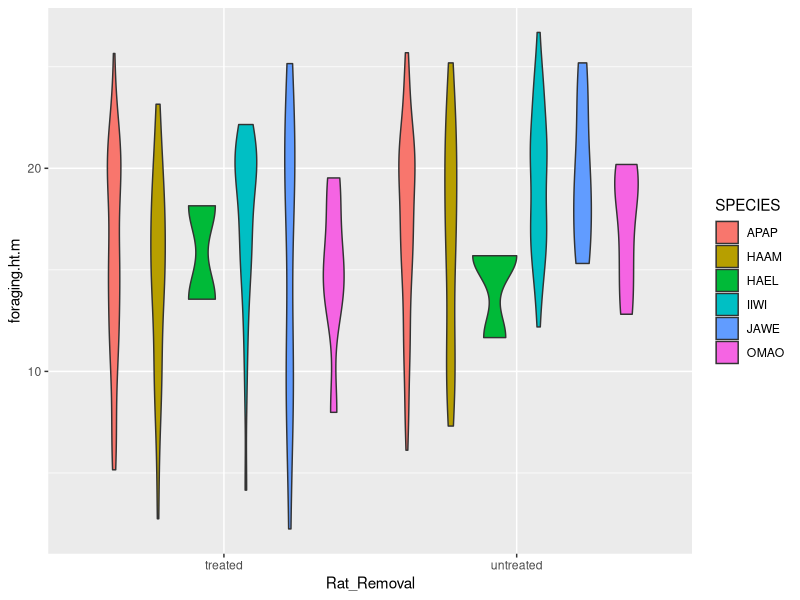
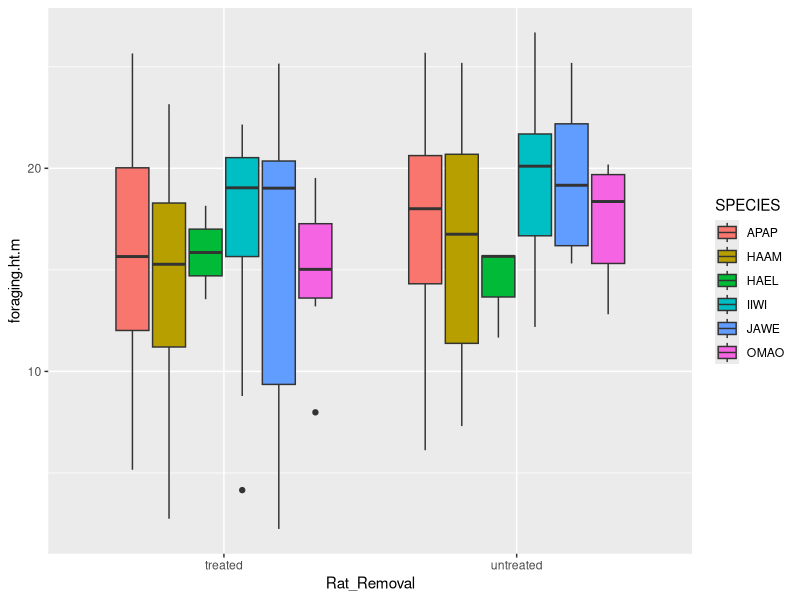
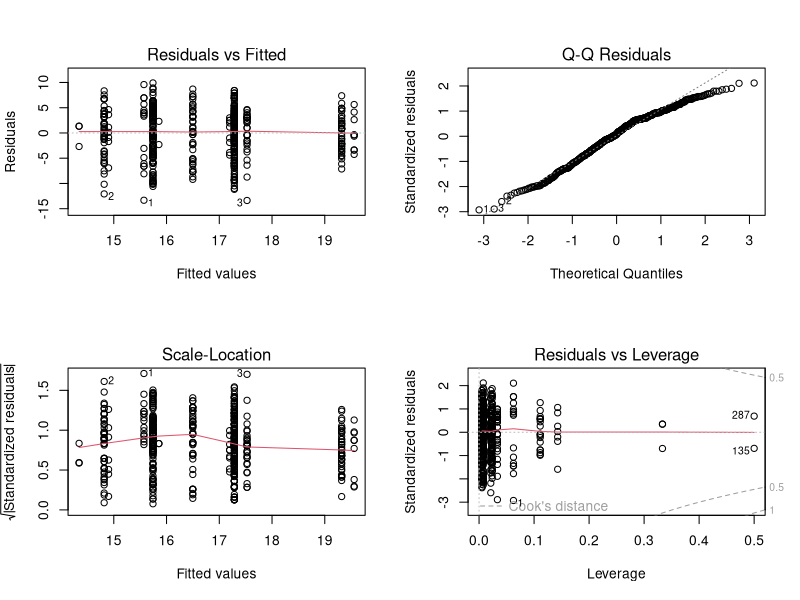
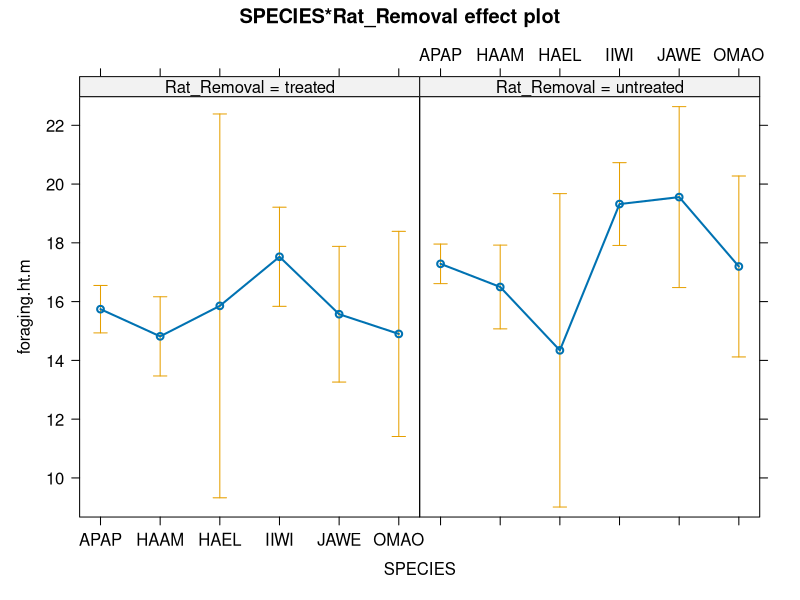
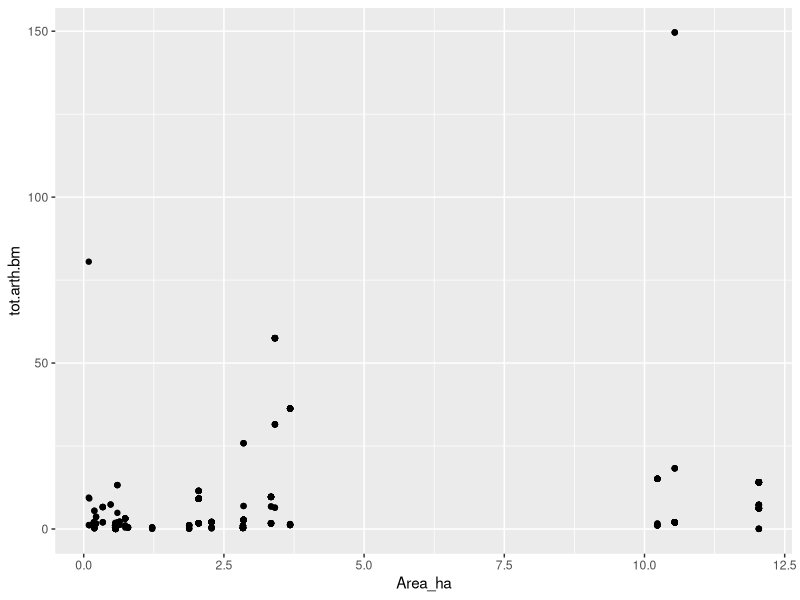
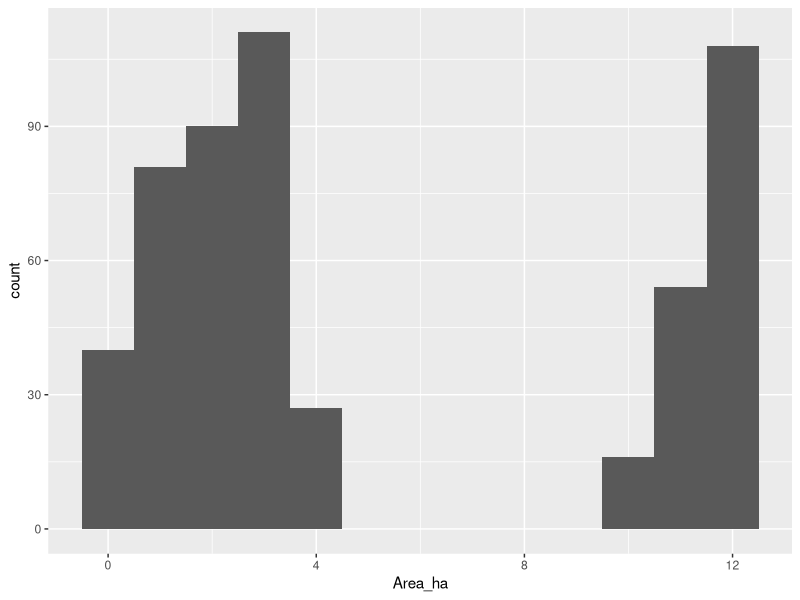
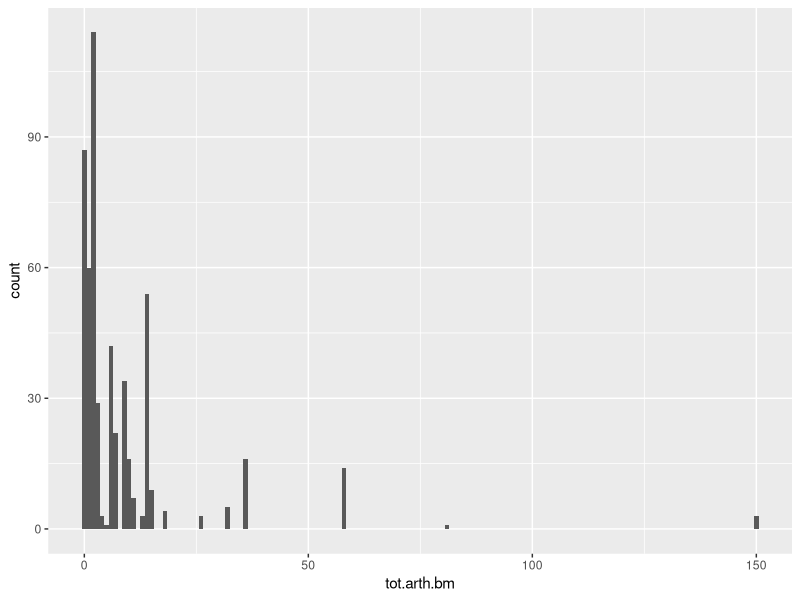
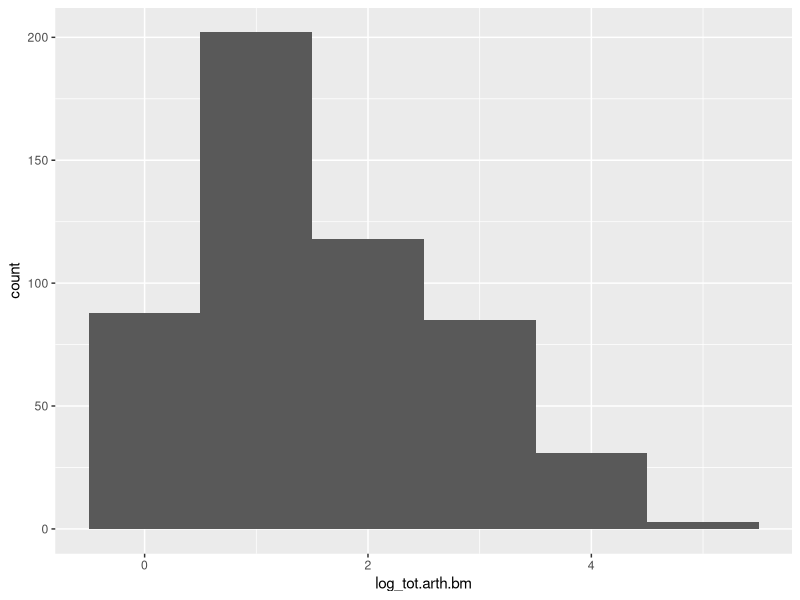

Write R code to recreate these figures, in order.
## ---- chunk 1
library(tidyverse)
library(effects)

bird_data <- read_csv('data/foraging.height.edit.csv')
## ---- chunk 2
bird_data %>%
  group_by(SPECIES, Rat_Removal) %>%
  summarize(count = n())
## ---- chunk 3
ggplot(bird_data, aes(Rat_Removal, foraging.ht.m, 
                 fill = SPECIES)) +
  geom_violin()
## ---- chunk 4
ggplot(bird_data, aes(Rat_Removal, foraging.ht.m, 
                 fill = SPECIES)) +
  geom_boxplot()
## ---- chunk 5
height_model <- lm(foraging.ht.m ~ SPECIES + Rat_Removal + Rat_Removal*SPECIES , 
            data = bird_data)
summary(height_model)
## ---- chunk 6
par(mfrow = c(2, 2))
plot(height_model)
## ---- chunk 7
anova(height_model)
## ---- chunk 8
plot(allEffects(height_model))
## ---- chunk 9
super_model <- lm(foraging.ht.m ~ SPECIES + 
                    Rat_Removal + 
                    Rat_Removal*SPECIES +
                    Area_ha +
                    tot.arth.bm +
                    Rat_Removal*Area_ha +
                    Rat_Removal*tot.arth.bm, 
            data = bird_data)
summary(super_model)
## ---- chunk 10
ggplot(bird_data, aes(x = Area_ha, y = tot.arth.bm)) +
  geom_point()

# also can use individual histograms:
ggplot(bird_data, aes(x = Area_ha)) + # bimodal, not necessarily skewed
  geom_histogram(binwidth = 1)

ggplot(bird_data, aes(x = tot.arth.bm)) + # very skewed
  geom_histogram(binwidth = 1)
## ---- chunk 11
# log transform tot.arth.bm
bird_data <- bird_data %>%
  mutate(log_tot.arth.bm = log(tot.arth.bm + 1))  # Adding 1 to avoid log(0)

# cool, not skewed anymore!
ggplot(bird_data, aes(x = log_tot.arth.bm)) + # very skewed
  geom_histogram(binwidth = 1)
## ---- chunk 12
log_super_model <- lm(foraging.ht.m ~ SPECIES + 
                    Rat_Removal + 
                    Rat_Removal*SPECIES +
                    Area_ha +
                    log_tot.arth.bm +
                    Rat_Removal*Area_ha +
                    Rat_Removal*log_tot.arth.bm, 
            data = bird_data)
summary(log_super_model)

anova(log_super_model)
## ---- chunk 13
plot(allEffects(log_super_model))
## ---- chunk 14
log_super_date_model <- lm(foraging.ht.m ~ SPECIES + 
                    Rat_Removal + 
                    Rat_Removal*SPECIES +
                    Area_ha +
                    log_tot.arth.bm +
                    DATE +
                    Rat_Removal*Area_ha +
                    Rat_Removal*log_tot.arth.bm, 
            data = bird_data)
summary(log_super_date_model)

plot(allEffects(log_super_date_model))

anova(log_super_date_model)
